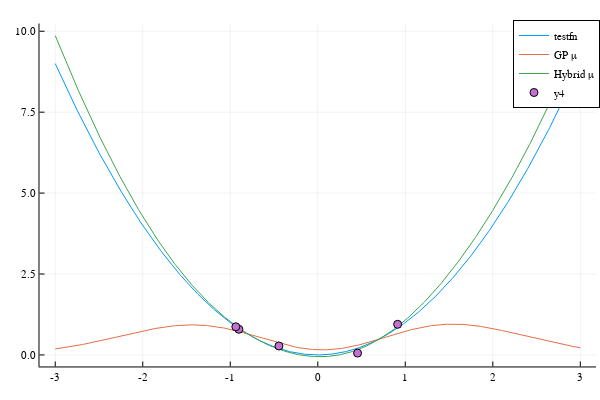

Source (notebook cell):
### Code cell
domain = 3. * lbs[1]:.01:3. * ubs[1]
μ = similar(domain) # Predictive mean for standard model: f(x) ~ Z(x)
μ2 = similar(domain) # Predictive mean for the hybrid model: f(x) ~ P(x)c + Z(x)
∇μ2 = similar(domain)
Hμ2 = similar(domain)
σ = similar(domain)
σ2 = similar(domain)
∇σ2 = similar(domain)
Hσ2 = similar(domain)
EIx = similar(domain)
EIx2 = similar(domain)

for (i, x) in enumerate(domain)
    sx = sur([x], [0.])
    hsx = hsur([x], [0.])
    
    μ[i] = sx.μ
    μ2[i] = hsx.μ
    ∇μ2[i] = first(hsx.∇μ)
    Hμ2[i] = first(hsx.Hμ)
    σ[i] = sx.σ
    σ2[i] = hsx.σ
    ∇σ2[i] = first(hsx.∇σ)
    Hσ2[i] = first(hsx.Hσ)
    EIx[i] = eval(sx)
    EIx2[i] = eval(hsx)
end

plot(domain, [testfn([x]) for x in domain], label="testfn")
# plot!(domain, μ, ribbons=2σ, label="GP μ")
plot!(domain, μ, label="GP μ")
# plot!(domain, μ2, ribbons=2σ2, label="Hybrid μ")
plot!(domain, μ2, label="Hybrid μ")
scatter!(get_active_covariates(hsur)', get_active_observations(sur))

### Figure 1 — Plotly figure (JSON) as saved in the notebook; plotly's stock layout.template omitted (floating-point values rounded to 4 significant figures; data arrays with more than 128 entries replaced by an {"elided": "..."} marker saying what was removed)
{"data": [{"colorbar": {"len": 0.9525, "title": {"text": ""}, "x": 0.9934, "y": 0.5139}, "legendgroup": "testfn", "line": {"color": "rgba(0, 154, 250, 1.000)", "dash": "solid", "shape": "linear", "width": 1}, "mode": "lines", "name": "testfn", "showlegend": true, "type": "scatter", "x": {"elided": "601 float values"}, "xaxis": "x", "y": {"elided": "601 float values"}, "yaxis": "y"}, {"colorbar": {"len": 0.9525, "title": {"text": ""}, "x": 0.9934, "y": 0.5139}, "legendgroup": "GP μ", "line": {"color": "rgba(227, 111, 71, 1.000)", "dash": "solid", "shape": "linear", "width": 1}, "mode": "lines", "name": "GP μ", "showlegend": true, "type": "scatter", "x": {"elided": "601 float values"}, "xaxis": "x", "y": {"elided": "601 float values"}, "yaxis": "y"}, {"colorbar": {"len": 0.9525, "title": {"text": ""}, "x": 0.9934, "y": 0.5139}, "legendgroup": "Hybrid μ", "line": {"color": "rgba(62, 164, 78, 1.000)", "dash": "solid", "shape": "linear", "width": 1}, "mode": "lines", "name": "Hybrid μ", "showlegend": true, "type": "scatter", "x": {"elided": "601 float values"}, "xaxis": "x", "y": {"elided": "601 float values"}, "yaxis": "y"}, {"colorbar": {"len": 0.9525, "title": {"text": ""}, "x": 0.9934, "y": 0.5139}, "legendgroup": "y4", "marker": {"color": "rgba(195, 113, 210, 1.000)", "line": {"color": "rgba(0, 0, 0, 1)", "width": 1}, "size": 8, "symbol": "circle"}, "mode": "markers", "name": "y4", "showlegend": true, "type": "scatter", "x": [-0.9015, -0.9363, -0.4441, 0.4545, 0.9125], "xaxis": "x", "y": [0.7934, 0.8697, 0.2758, 0.05696, 0.9457], "yaxis": "y"}], "layout": {"annotations": [], "height": 400, "legend": {"bgcolor": "rgba(255, 255, 255, 1.000)", "bordercolor": "rgba(0, 0, 0, 1)", "borderwidth": 1, "font": {"color": "rgba(0, 0, 0, 1)", "family": "sans-serif", "size": 11}, "title": {"font": {"color": "rgba(0, 0, 0, 1)", "family": "sans-serif", "size": 15}, "text": ""}, "tracegroupgap": 0, "traceorder": "normal", "x": 1, "xanchor": "auto", "y": 1, "yanchor": "auto"}, "margin": {"b": 20, "l": 0, "r": 0, "t": 20}, "paper_bgcolor": "rgba(255, 255, 255, 1.000)", "plot_bgcolor": "rgba(255, 255, 255, 1.000)", "showlegend": true, "width": 600, "xaxis": {"anchor": "y", "domain": [0.06582, 0.9934], "gridcolor": "rgba(0, 0, 0, 0.1)", "gridwidth": 0.5, "linecolor": "rgba(0, 0, 0, 1)", "mirror": false, "range": [-3.18, 3.18], "showgrid": true, "showline": true, "showticklabels": true, "tickangle": 0, "tickcolor": "rgb(0, 0, 0)", "tickfont": {"color": "rgba(0, 0, 0, 1)", "family": "sans-serif", "size": 11}, "tickmode": "array", "ticks": "inside", "ticktext": ["-3", "-2", "-1", "0", "1", "2", "3"], "tickvals": [-3, -2, -1, 0, 1, 2, 3], "title": {"font": {"color": "rgba(0, 0, 0, 1)", "family": "sans-serif", "size": 15}, "text": ""}, "type": "linear", "visible": true, "zeroline": false, "zerolinecolor": "rgba(0, 0, 0, 1)"}, "yaxis": {"anchor": "x", "domain": [0.03762, 0.9902], "gridcolor": "rgba(0, 0, 0, 0.1)", "gridwidth": 0.5, "linecolor": "rgba(0, 0, 0, 1)", "mirror": false, "range": [-0.3561, 10.24], "showgrid": true, "showline": true, "showticklabels": true, "tickangle": 0, "tickcolor": "rgb(0, 0, 0)", "tickfont": {"color": "rgba(0, 0, 0, 1)", "family": "sans-serif", "size": 11}, "tickmode": "array", "ticks": "inside", "ticktext": ["0.0", "2.5", "5.0", "7.5", "10.0"], "tickvals": [0, 2.5, 5, 7.5, 10], "title": {"font": {"color": "rgba(0, 0, 0, 1)", "family": "sans-serif", "size": 15}, "text": ""}, "type": "linear", "visible": true, "zeroline": false, "zerolinecolor": "rgba(0, 0, 0, 1)"}}}
